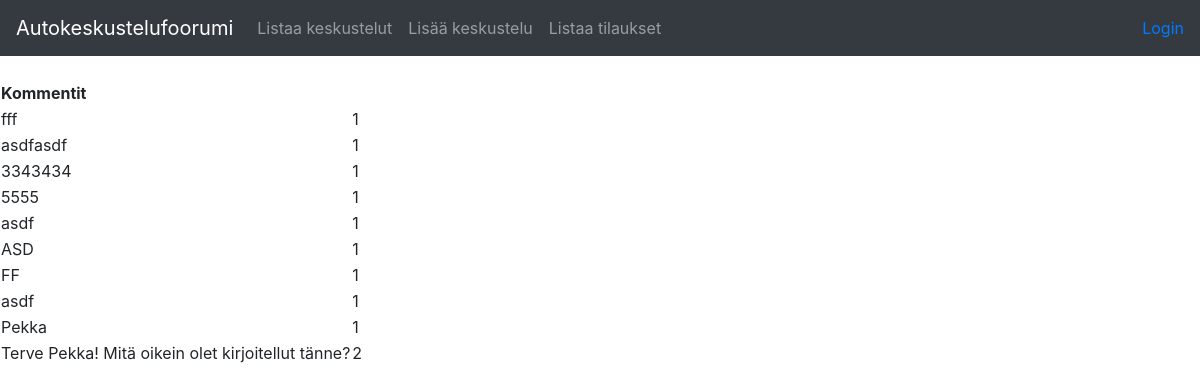
/comments, run on an earlier commit of the app's database.
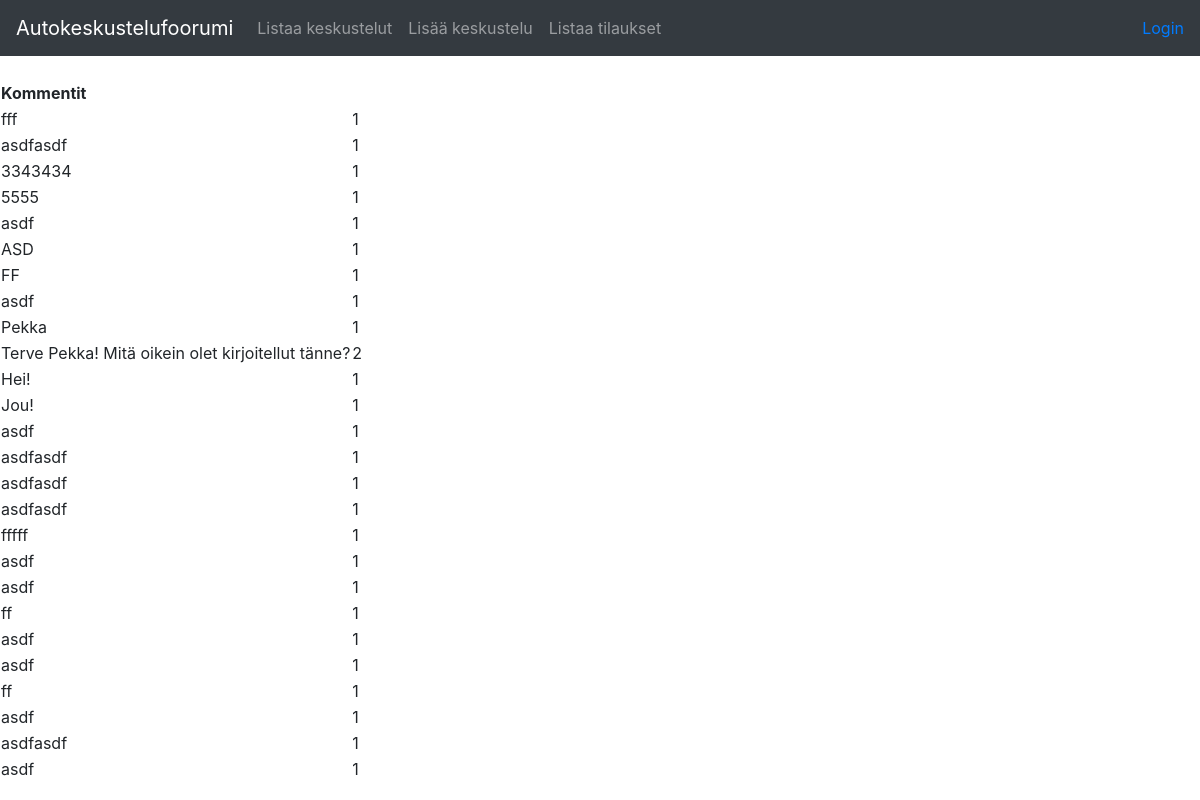
And on a later commit of the database.
### application/comments/models.py (models this page shows, shortened)
class Comment(db.Model):
    id = db.Column(db.Integer, primary_key=True)
    date_created = db.Column(db.DateTime, default=db.func.current_timestamp())
    date_modified = db.Column(db.DateTime, default=db.func.current_timestamp(),
    onupdate=db.func.current_timestamp())
    name = db.Column(db.String(144), nullable=False)
    account_id = db.Column(db.Integer, db.ForeignKey('account.id'),  nullable=False)

### application/comments/views.py (the view)
@app.route("/comments", methods=["GET"])
def comments_index():
    return render_template("comments/list.html", comments = Comment.query.all())

### application/templates/comments/list.html (shortened to what this page needs)
{% extends "layout.html" %}
{% block body %}
  <table>
    <tr>
      <th>Kommentit</th>
      <th></th>
    </tr>
    {% for comment in comments %}
    <tr>
      <td>{{ comment.name }}</td>
      <td>{{ comment.account_id }}</td>
    </tr>
    {% endfor %}
  </table>
{% endblock %}

What changed in the data, as far as the page shows it:
added Comment: name "Hei!", account_id "1"
added Comment: name "Jou!", account_id "1"
added Comment: name "asdf", account_id "1"
added Comment: name "asdfasdf", account_id "1"
added Comment: name "asdfasdf", account_id "1"
added Comment: name "asdfasdf", account_id "1"
added Comment: name "fffff", account_id "1"
added Comment: name "asdf", account_id "1"
added Comment: name "asdf", account_id "1"
added Comment: name "ff", account_id "1"
added Comment: name "asdf", account_id "1"
added Comment: name "asdf", account_id "1"
added Comment: name "ff", account_id "1"
added Comment: name "asdf", account_id "1"
added Comment: name "asdfasdf", account_id "1"
added Comment: name "asdf", account_id "1"
